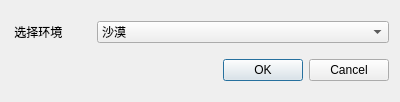
<?xml version="1.0" encoding="UTF-8"?>
<ui version="4.0">
 <class>EnvironmentSettingDialog</class>
 <widget class="QDialog" name="EnvironmentSettingDialog">
  <property name="geometry">
   <rect>
    <x>0</x>
    <y>0</y>
    <width>400</width>
    <height>102</height>
   </rect>
  </property>
  <property name="windowTitle">
   <string>Dialog</string>
  </property>
  <layout class="QVBoxLayout" name="verticalLayout">
   <item>
    <layout class="QHBoxLayout" name="horizontalLayout">
     <item>
      <widget class="QLabel" name="label">
       <property name="maximumSize">
        <size>
         <width>80</width>
         <height>16777215</height>
        </size>
       </property>
       <property name="text">
        <string> 选择环境</string>
       </property>
      </widget>
     </item>
     <item>
      <widget class="QComboBox" name="comboBox">
       <item>
        <property name="text">
         <string>沙漠</string>
        </property>
       </item>
       <item>
        <property name="text">
         <string>工厂</string>
        </property>
       </item>
       <item>
        <property name="text">
         <string>恐怖</string>
        </property>
       </item>
       <item>
        <property name="text">
         <string>生化实验室</string>
        </property>
       </item>
      </widget>
     </item>
    </layout>
   </item>
   <item>
    <widget class="QDialogButtonBox" name="buttonBox">
     <property name="orientation">
      <enum>Qt::Horizontal</enum>
     </property>
     <property name="standardButtons">
      <set>QDialogButtonBox::Cancel|QDialogButtonBox::Ok</set>
     </property>
    </widget>
   </item>
  </layout>
 </widget>
 <resources/>
 <connections>
  <connection>
   <sender>buttonBox</sender>
   <signal>accepted()</signal>
   <receiver>EnvironmentSettingDialog</receiver>
   <slot>accept()</slot>
   <hints>
    <hint type="sourcelabel">
     <x>260</x>
     <y>97</y>
    </hint>
    <hint type="destinationlabel">
     <x>157</x>
     <y>274</y>
    </hint>
   </hints>
  </connection>
  <connection>
   <sender>buttonBox</sender>
   <signal>rejected()</signal>
   <receiver>EnvironmentSettingDialog</receiver>
   <slot>reject()</slot>
   <hints>
    <hint type="sourcelabel">
     <x>328</x>
     <y>97</y>
    </hint>
    <hint type="destinationlabel">
     <x>286</x>
     <y>274</y>
    </hint>
   </hints>
  </connection>
 </connections>
 <slots>
  <slot>slotEnvSettingChang(int)</slot>
 </slots>
</ui>
